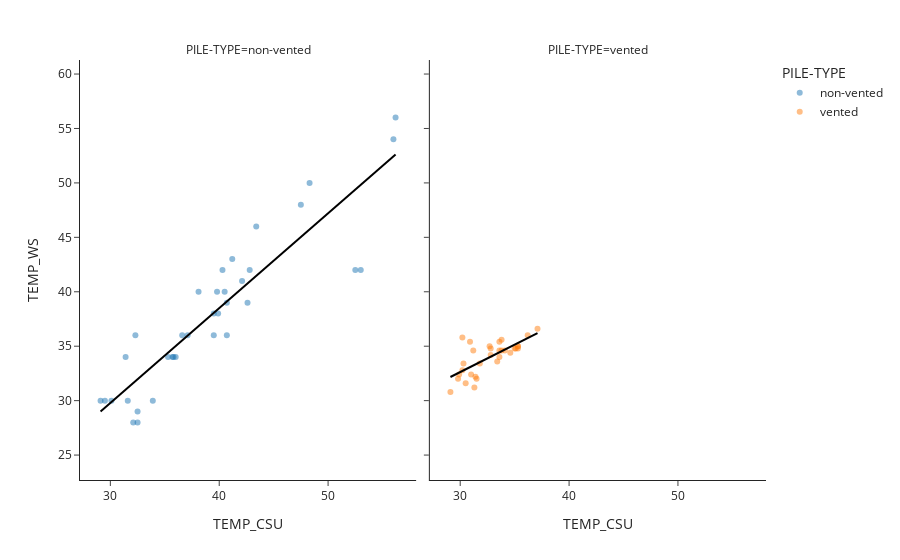

The code cell stored with this chart in its notebook:
### Code cell
fig_temp = px.scatter(
           merged_df, 
           x="TEMP_CSU", 
           y="TEMP_WS",
           facet_col=rmse_cond,
           facet_col_wrap = 4,
           color = rmse_cond,
           #symbol= 'LOCATION', # Use to see trendlines by location
           trendline='ols',
           trendline_color_override='black',
           hover_data=['DATE'],
           template='simple_white',
           opacity=0.5
)
fig_temp.update_yaxes(
         scaleanchor = "x",
         scaleratio = 1,
)
fig_temp.show()

### Figure 1 — Plotly figure (JSON) as saved in the notebook; plotly's stock layout.template omitted (floating-point values rounded to 4 significant figures)
{"data": [{"customdata": [["2022-11-08T00:00:00"], ["2022-11-08T00:00:00"], ["2022-11-08T00:00:00"], ["2022-11-11T00:00:00"], ["2022-11-11T00:00:00"], ["2022-11-11T00:00:00"], ["2022-11-15T00:00:00"], ["2022-11-15T00:00:00"], ["2022-11-15T00:00:00"], ["2022-11-20T00:00:00"], ["2022-11-20T00:00:00"], ["2022-11-20T00:00:00"], ["2022-11-25T00:00:00"], ["2022-11-25T00:00:00"], ["2022-11-25T00:00:00"], ["2022-11-28T00:00:00"], ["2022-11-28T00:00:00"], ["2022-11-28T00:00:00"], ["2022-12-05T00:00:00"], ["2022-12-05T00:00:00"], ["2022-12-05T00:00:00"], ["2022-12-08T00:00:00"], ["2022-12-08T00:00:00"], ["2022-12-08T00:00:00"], ["2022-12-08T00:00:00"], ["2022-12-10T00:00:00"], ["2022-12-10T00:00:00"], ["2022-12-10T00:00:00"], ["2022-12-12T00:00:00"], ["2022-12-12T00:00:00"], ["2022-12-12T00:00:00"], ["2022-12-12T00:00:00"], ["2022-12-12T00:00:00"], ["2022-12-12T00:00:00"], ["2022-12-12T00:00:00"], ["2022-12-12T00:00:00"]], "hovertemplate": "PILE-TYPE=non-vented<br>TEMP_CSU=%{x}<br>TEMP_WS=%{y}<br>DATE=%{customdata[0]}<extra></extra>", "legendgroup": "non-vented", "marker": {"color": "#1F77B4", "opacity": 0.5, "symbol": "circle"}, "mode": "markers", "name": "non-vented", "orientation": "v", "showlegend": true, "type": "scatter", "x": [56.2, 47.5, 56, 52.5, 37.1, 53, 41.2, 48.3, 32.5, 42.6, 29.1, 42.1, 40.5, 32.3, 42.8, 40.7, 40.3, 35.8, 39.9, 31.4, 36.6, 40.7, 35.3, 31.6, 32.5, 36, 39.5, 38.1, 43.4, 30.1, 39.5, 35.7, 39.8, 33.9, 29.5, 32.1], "xaxis": "x", "y": [56, 48, 54, 42, 36, 42, 43, 50, 29, 39, 30, 41, 40, 36, 42, 39, 42, 34, 38, 34, 36, 36, 34, 30, 28, 34, 36, 40, 46, 30, 38, 34, 40, 30, 30, 28], "yaxis": "y"}, {"hovertemplate": "<b>OLS trendline</b><br>TEMP_WS = 0.871564 * TEMP_CSU + 3.63272<br>R<sup>2</sup>=0.816300<br><br>PILE-TYPE=non-vented<br>TEMP_CSU=%{x}<br>TEMP_WS=%{y} <b>(trend)</b><extra></extra>", "legendgroup": "non-vented", "line": {"color": "black"}, "marker": {"color": "#1F77B4", "symbol": "circle"}, "mode": "lines", "name": "non-vented", "showlegend": false, "type": "scatter", "x": [29.1, 29.5, 30.1, 31.4, 31.6, 32.1, 32.3, 32.5, 32.5, 33.9, 35.3, 35.7, 35.8, 36, 36.6, 37.1, 38.1, 39.5, 39.5, 39.8, 39.9, 40.3, 40.5, 40.7, 40.7, 41.2, 42.1, 42.6, 42.8, 43.4, 47.5, 48.3, 52.5, 53, 56, 56.2], "xaxis": "x", "y": [29.0, 29.34, 29.87, 31.0, 31.17, 31.61, 31.78, 31.96, 31.96, 33.18, 34.4, 34.75, 34.83, 35.01, 35.53, 35.97, 36.84, 38.06, 38.06, 38.32, 38.41, 38.76, 38.93, 39.11, 39.11, 39.54, 40.33, 40.76, 40.94, 41.46, 45.03, 45.73, 49.39, 49.83, 52.44, 52.61], "yaxis": "y"}, {"customdata": [["2022-11-11T00:00:00"], ["2022-11-11T00:00:00"], ["2022-11-11T00:00:00"], ["2022-11-11T00:00:00"], ["2022-11-15T00:00:00"], ["2022-11-15T00:00:00"], ["2022-11-15T00:00:00"], ["2022-11-15T00:00:00"], ["2022-11-20T00:00:00"], ["2022-11-20T00:00:00"], ["2022-11-20T00:00:00"], ["2022-11-20T00:00:00"], ["2022-11-25T00:00:00"], ["2022-11-25T00:00:00"], ["2022-11-25T00:00:00"], ["2022-11-25T00:00:00"], ["2022-11-28T00:00:00"], ["2022-11-28T00:00:00"], ["2022-11-28T00:00:00"], ["2022-11-28T00:00:00"], ["2022-12-02T00:00:00"], ["2022-12-02T00:00:00"], ["2022-12-02T00:00:00"], ["2022-12-02T00:00:00"], ["2022-12-10T00:00:00"], ["2022-12-10T00:00:00"], ["2022-12-10T00:00:00"], ["2022-12-10T00:00:00"], ["2022-12-12T00:00:00"], ["2022-12-12T00:00:00"], ["2022-12-12T00:00:00"], ["2022-12-12T00:00:00"]], "hovertemplate": "PILE-TYPE=vented<br>TEMP_CSU=%{x}<br>TEMP_WS=%{y}<br>DATE=%{customdata[0]}<extra></extra>", "legendgroup": "vented", "marker": {"color": "#FF7F0E", "opacity": 0.5, "symbol": "circle"}, "mode": "markers", "name": "vented", "orientation": "v", "showlegend": true, "type": "scatter", "x": [35.3, 36.2, 33.8, 30.2, 33.4, 30.2, 35, 35.1, 31.8, 34.6, 34.1, 31.5, 32.8, 30.5, 29.9, 33.6, 31.2, 31.4, 33.6, 33.6, 35.3, 33.8, 32.7, 30.3, 29.8, 30.9, 32.8, 35.3, 31, 37.1, 31.3, 29.1], "xaxis": "x2", "y": [34.8, 36, 35.6, 35.8, 33.6, 32.8, 34.8, 34.8, 33.4, 34.4, 34.6, 32, 34.2, 31.6, 32.4, 34.6, 34.6, 32.2, 34, 35.4, 35, 34.6, 35, 33.4, 32, 35.4, 34.8, 35, 32.4, 36.6, 31.2, 30.8], "yaxis": "y2"}, {"hovertemplate": "<b>OLS trendline</b><br>TEMP_WS = 0.503026 * TEMP_CSU + 17.5322<br>R<sup>2</sup>=0.506224<br><br>PILE-TYPE=vented<br>TEMP_CSU=%{x}<br>TEMP_WS=%{y} <b>(trend)</b><extra></extra>", "legendgroup": "vented", "line": {"color": "black"}, "marker": {"color": "#FF7F0E", "symbol": "circle"}, "mode": "lines", "name": "vented", "showlegend": false, "type": "scatter", "x": [29.1, 29.8, 29.9, 30.2, 30.2, 30.3, 30.5, 30.9, 31, 31.2, 31.3, 31.4, 31.5, 31.8, 32.7, 32.8, 32.8, 33.4, 33.6, 33.6, 33.6, 33.8, 33.8, 34.1, 34.6, 35, 35.1, 35.3, 35.3, 35.3, 36.2, 37.1], "xaxis": "x2", "y": [32.17, 32.52, 32.57, 32.72, 32.72, 32.77, 32.87, 33.08, 33.13, 33.23, 33.28, 33.33, 33.38, 33.53, 33.98, 34.03, 34.03, 34.33, 34.43, 34.43, 34.43, 34.53, 34.53, 34.69, 34.94, 35.14, 35.19, 35.29, 35.29, 35.29, 35.74, 36.19], "yaxis": "y2"}], "layout": {"annotations": [{"font": {}, "showarrow": false, "text": "PILE-TYPE=non-vented", "x": 0.245, "xanchor": "center", "xref": "paper", "y": 1, "yanchor": "bottom", "yref": "paper"}, {"font": {}, "showarrow": false, "text": "PILE-TYPE=vented", "x": 0.755, "xanchor": "center", "xref": "paper", "y": 1, "yanchor": "bottom", "yref": "paper"}], "legend": {"title": {"text": "PILE-TYPE"}, "tracegroupgap": 0}, "margin": {"t": 60}, "xaxis": {"anchor": "y", "domain": [0, 0.49], "title": {"text": "TEMP_CSU"}}, "xaxis2": {"anchor": "y2", "domain": [0.51, 1], "matches": "x", "title": {"text": "TEMP_CSU"}}, "yaxis": {"anchor": "x", "domain": [0, 1], "scaleanchor": "x", "scaleratio": 1, "title": {"text": "TEMP_WS"}}, "yaxis2": {"anchor": "x2", "domain": [0, 1], "matches": "y", "scaleanchor": "x", "scaleratio": 1, "showticklabels": false}}}
